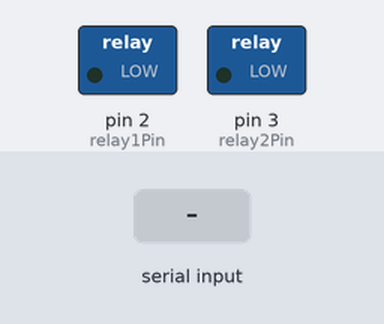
Recording of a sketch running on a simulated Arduino Uno, built with avr-gcc and run on an emulated ATmega328P. Shown: switched loads named in the sketch (green lamp = pin HIGH). The test bench sets the inputs (shaded band).

Above: at 1.2 s.
1.3 s: "1" received over the second serial link
At 2.4 s:
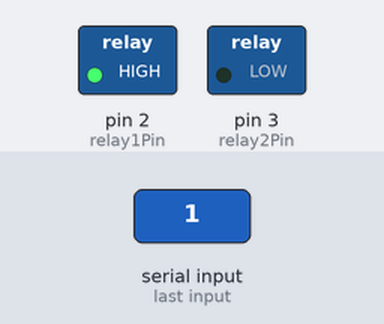
2.8 s: "3" received over the second serial link
At 3.5 s:
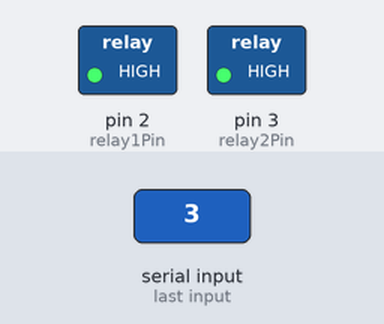
4.3 s: "2" received over the second serial link
At 4.7 s:
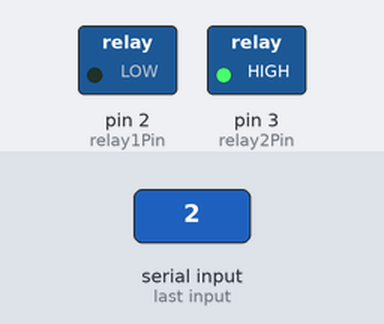
5.8 s: "4" received over the second serial link
At 7.0 s:
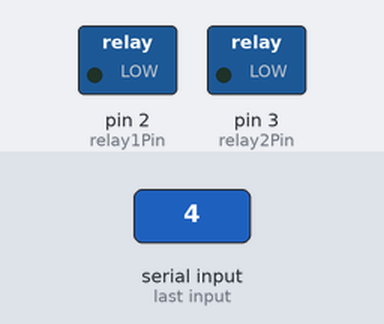
Timing chart, 0 to 8.3 s (numbered marks = the images above; inputs shaded):
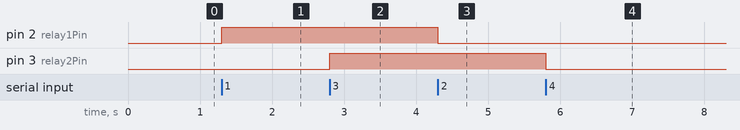

The sketch:

code.ino
```cpp
#include <SoftwareSerial.h>

// Bluetooth module's TX and RX pins
SoftwareSerial bluetooth(0, 1); // RX, TX

// Relay module control pins
const int relay1Pin = 2;
const int relay2Pin = 3;
// Add more relay pins as needed

void setup() {
  // Set relay pins as OUTPUT
  pinMode(relay1Pin, OUTPUT);
  pinMode(relay2Pin, OUTPUT);
  // Add more relay pins as needed

  // Start serial communication with Bluetooth module
  bluetooth.begin(9600);
}

void loop() {
  if (bluetooth.available() > 0) {
    char command = bluetooth.read();
    processCommand(command);
  }
}

void processCommand(char command) {
  // Process the command received from the smartphone via Bluetooth
  // You can define your own commands to control specific appliances

  switch (command) {
    case '1':
      digitalWrite(relay1Pin, HIGH); // Turn ON relay 1 (Control appliance 1)
      break;
    case '2':
      digitalWrite(relay1Pin, LOW); // Turn OFF relay 1
      break;
    case '3':
      digitalWrite(relay2Pin, HIGH); // Turn ON relay 2 (Control appliance 2)
      break;
    case '4':
      digitalWrite(relay2Pin, LOW); // Turn OFF relay 2
      break;
    // Add more cases for additional appliances if needed
    default:
      // Invalid command received, do nothing
      break;
  }
}
```

Measured:
- after the input at 1.3 s, pin 2 (relay1Pin): LOW → HIGH at once
- after the input at 2.8 s, pin 3 (relay2Pin): LOW → HIGH at once
- after the input at 4.3 s, pin 2 (relay1Pin): HIGH → LOW at once
- after the input at 5.8 s, pin 3 (relay2Pin): HIGH → LOW at once
